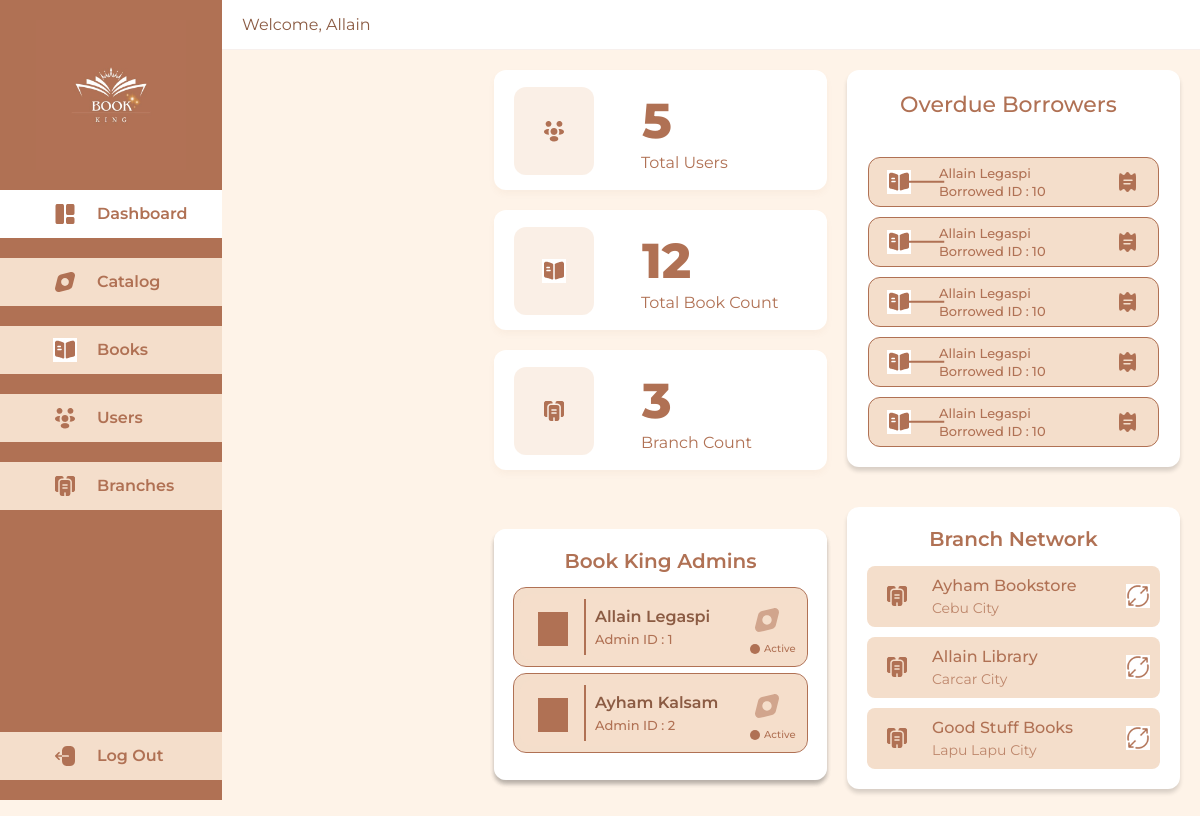
Page /admin-dashboard.php (signed in) on the committed database.
### tables this page shows
CREATE TABLE `branches` (
  `branch_id` int(11) NOT NULL,
  `branch_name` varchar(100) NOT NULL,
  `branch_location` varchar(255) NOT NULL
);

### admin-dashboard.php (the view, shortened to what this page needs)
<?php
$pdo = require 'database/db_connection.php';
$adminFirstName = $_SESSION['admin_first_name'] ?? 'Admin';
try {
    $userCount = $pdo->query('SELECT COUNT(*) FROM users')->fetchColumn();
    $bookCount = $pdo->query('SELECT COUNT(*) FROM books')->fetchColumn();
    $branchCount = $pdo->query('SELECT COUNT(*) FROM branches')->fetchColumn();
} catch (PDOException $e) {
    error_log("Error fetching counts: " . $e->getMessage());
    $userCount = 0;
    $bookCount = 0;
    $branchCount = 0;
}
?>
<!DOCTYPE html>
<html lang="en">
<head>
    <link rel="stylesheet" href="assets/css/admin-dashboard.css">
</head>
<body>
    <div class="sidebar">
        <div class="logo">
            <img src="images/logo1.jpg" alt="Book King Logo">
        </div>
        <div class="nav-group">
            <a href="#" class="nav-item active">
                <div class="icon">
                    <img src="images/element-2 2.svg" alt="Dashboard" width="24" height="24">
                </div>
                <div class="text">Dashboard</div>
            </a>
            <a href="#" class="nav-item">
                <div class="icon">
                    <img src="images/Vector.svg" alt="Catalog" width="20" height="20">
                </div>
                <div class="text">Catalog</div>
            </a>
            <a href="book-management.php" class="nav-item">
                <div class="icon">
                    <img src="images/Books.jpg" alt="Books" width="24" height="24">
                </div>
                <div class="text">Books</div>
            </a>
            <a href="user-management.php" class="nav-item">
                <div class="icon">
                    <img src="images/people 3.png" alt="Users" width="24" height="24">
                </div>
                <div class="text">Users</div>
            </a>
            <a href="branch-management.php" class="nav-item">
                <div class="icon">
                    <img src="images/buildings-2 1.png" alt="Branches" width="24" height="24">
                </div>
                <div class="text">Branches</div>
            </a>
        </div>
        <a href="admin-logout.php" class="nav-item">
            <div class="icon">
                <img src="images/logout 3.png" alt="Log Out" width="24" height="24">
            </div>
            <div class="text">Log Out</div>
        </a>
    </div>
    <div class="content">
        <div class="header">
            <div class="admin-profile">
                <div class="admin-info">
                    <span class="admin-name-1">Welcome, <?= htmlspecialchars($adminFirstName) ?></span>
                </div>
            </div>
        </div>
        <div class="main-content">
            <div class="stats-container">
                <div class="stats-card">
                    <div class="stats-icon-container">
                        <img src="images/people 3.png" alt="Total Users" class="stats-icon">
                    </div>
                    <div class="stats-value"><?= htmlspecialchars($userCount) ?></div>
                    <div class="stats-label">Total Users</div>
                </div>
                <div class="stats-card">
                    <div class="stats-icon-container">
                        <img src="images/Books.jpg" alt="Total Books" class="stats-icon">
                    </div>
                    <div class="stats-value"><?= htmlspecialchars($bookCount) ?></div>
                    <div class="stats-label">Total Book Count</div>
                </div>
                <div class="stats-card">
                    <div class="stats-icon-container">
                        <img src="images/buildings-2 1.png" alt="Branch Count" class="stats-icon">
                    </div>
                    <div class="stats-value"><?= htmlspecialchars($branchCount) ?></div>
                    <div class="stats-label">Branch Count</div>
                </div>
            </div>
            <div class="cards-column">
                <div class="card">
                    <h2 class="card-title">Overdue Borrowers</h2>
                    <div class="borrower-list">
                        <div class="borrower-item">
                            <div class="borrower-icon">
                                <img src="images/Books.jpg" alt="Book" class="borrower-icon-img">
                            </div>
                            <div class="borrower-info">
                                <span class="borrower-name">Allain Legaspi</span>
                                <span class="borrower-id">Borrowed ID : 10</span>
                            </div>
                            <div class="action-icon">
                                <img src="images/btn view.svg" alt="View" class="action-icon-img">
                            </div>
                        </div>
                        <div class="borrower-item">
                            <div class="borrower-icon">
                                <img src="images/Books.jpg" alt="Book" class="borrower-icon-img">
                            </div>
                            <div class="borrower-info">
                                <span class="borrower-name">Allain Legaspi</span>
                                <span class="borrower-id">Borrowed ID : 10</span>
                            </div>
                            <div class="action-icon">
                                <img src="images/btn view.svg" alt="View" class="action-icon-img">
                            </div>
                        </div>
                        <div class="borrower-item">
                            <div class="borrower-icon">
                                <img src="images/Books.jpg" alt="Book" class="borrower-icon-img">
                            </div>
                            <div class="borrower-info">
                                <span class="borrower-name">Allain Legaspi</span>
                                <span class="borrower-id">Borrowed ID : 10</span>
                            </div>
                            <div class="action-icon">
                                <img src="images/btn view.svg" alt="View" class="action-icon-img">
                            </div>
                        </div>
                        <div class="borrower-item">
                            <div class="borrower-icon">
                                <img src="images/Books.jpg" alt="Book" class="borrower-icon-img">
                            </div>
                            <div class="borrower-info">
                                <span class="borrower-name">Allain Legaspi</span>
                                <span class="borrower-id">Borrowed ID : 10</span>
                            </div>
                            <div class="action-icon">
                                <img src="images/btn view.svg" alt="View" class="action-icon-img">
                            </div>
                        </div>
                        <div class="borrower-item">
                            <div class="borrower-icon">
                                <img src="images/Books.jpg" alt="Book" class="borrower-icon-img">
                            </div>
                            <div class="borrower-info">
                                <span class="borrower-name">Allain Legaspi</span>
                                <span class="borrower-id">Borrowed ID : 10</span>
                            </div>
                            <div class="action-icon">
                                <img src="images/btn view.svg" alt="View" class="action-icon-img">
                            </div>
                        </div>
                    </div>
                </div>
                <div class="bottom-row">
                    <div class="admins-section">
                        <div class="admins-title">Book King Admins</div>
                        <?php
                        $stmt = $pdo->query('SELECT * FROM admin');
                        $admins = $stmt->fetchAll(PDO::FETCH_ASSOC);
                        foreach ($admins as $admin) {
                        ?>
                            <div class="admin-card">
                                <div class="admin-action-icon">
                                </div>
                                <div class="admin-content">
                                    <div class="admin-name"><?= htmlspecialchars($admin['FirstName'] . ' ' . $admin['LastName']) ?></div>
                                    <div class="admin-id">Admin ID : <?= htmlspecialchars($admin['admin_id']) ?></div>
                                    <div class="admin-status">Active</div>
                                    <div class="admin-icon">
                                    </div>
                                </div>
                            </div>
                        <?php
                        }
                        ?>
                    </div>
                    <div class="branch-card">
                        <h2 class="branch-title">Branch Network</h2>
                        <div class="branch-list">
                            <?php
                            try {
                                $stmt = $pdo->query('SELECT branch_id, branch_name, branch_location FROM branches');
                                $branches = $stmt->fetchAll(PDO::FETCH_ASSOC);
                                foreach ($branches as $branch) {
                            ?>
                                    <div class="branch-item">
                                        <div class="branch-icon">
                                            <img src="images/buildings-2 1.png" alt="Branch Building" class="branch-icon-img">
                                        </div>
                                        <div class="branch-info">
                                            <div class="branch-name"><?= htmlspecialchars($branch['branch_name']) ?></div>
                                            <div class="branch-id"><?= htmlspecialchars($branch['branch_location']) ?></div>
                                        </div>
                                        <div class="maximize-icon">
                                            <img src="images/maximize-circle 1.jpg" alt="Maximize">
                                        </div>
                                    </div>
                            <?php
                                }
                            } catch (PDOException $e) {
                                error_log("Error fetching branches: " . $e->getMessage());
                                echo '<p class="no-branches">Unable to load branches</p>';
                            }
                            ?>
                        </div>
                    </div>
                </div>
            </div>
            <div class="admins-section">
                <div class="admins-title">Book King Admins</div>
                <?php
                $stmt = $pdo->query('SELECT * FROM admin');
                $admins = $stmt->fetchAll(PDO::FETCH_ASSOC);
                foreach ($admins as $admin) {
                ?>
                    <div class="admin-card">
                        <div class="admin-action-icon">
                            <img src="images/Vector.svg" alt="Admin Action" class="admin-icon-img">
                        </div>
                        <div class="admin-content">
                            <div class="admin-name"><?= htmlspecialchars($admin['FirstName'] . ' ' . $admin['LastName']) ?></div>
                            <div class="admin-id">Admin ID : <?= htmlspecialchars($admin['admin_id']) ?></div>
                            <div class="admin-status">Active</div>
                            <div class="admin-status-dot"></div>
                            <div class="admin-icon">
                                <div class="admin-icon-inner"></div>
                            </div>
                        </div>
                    </div>
                <?php
                }
                ?>
            </div>
        </div>
    </div>
</body>
</html>

### rows in the picture
branches: branch_name "Ayham Bookstore", branch_location "Cebu City"
branches: branch_name "Allain Library", branch_location "Carcar City"
branches: branch_name "Good Stuff Books", branch_location "Lapu Lapu City"

### other values in the picture
$adminFirstName "Allain"
$userCount "5"
$bookCount "12"
$branchCount "3"
$admin['FirstName'] . ' ' . $admin['LastName'] "Allain Legaspi"
$admin['admin_id'] "1"
$admin['FirstName'] . ' ' . $admin['LastName'] "Ayham Kalsam"
$admin['admin_id'] "2"
